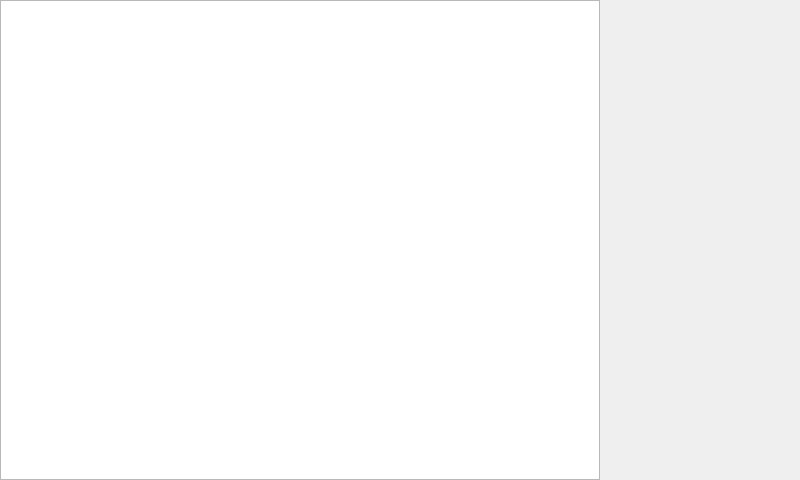
<?xml version="1.0" encoding="UTF-8"?>
<ui version="4.0">
 <class>MainWindow</class>
 <widget class="QMainWindow" name="MainWindow">
  <property name="geometry">
   <rect>
    <x>0</x>
    <y>0</y>
    <width>800</width>
    <height>480</height>
   </rect>
  </property>
  <property name="windowTitle">
   <string>MainWindow</string>
  </property>
  <widget class="QWidget" name="centralWidget">
   <widget class="QTableView" name="wifitableView">
    <property name="geometry">
     <rect>
      <x>0</x>
      <y>0</y>
      <width>600</width>
      <height>480</height>
     </rect>
    </property>
   </widget>
  </widget>
 </widget>
 <layoutdefault spacing="6" margin="11"/>
 <resources/>
 <connections/>
</ui>
